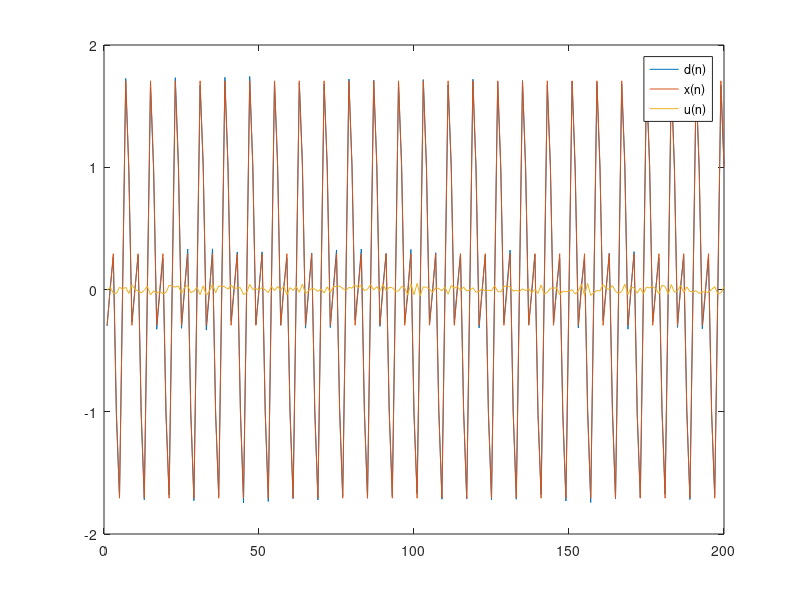
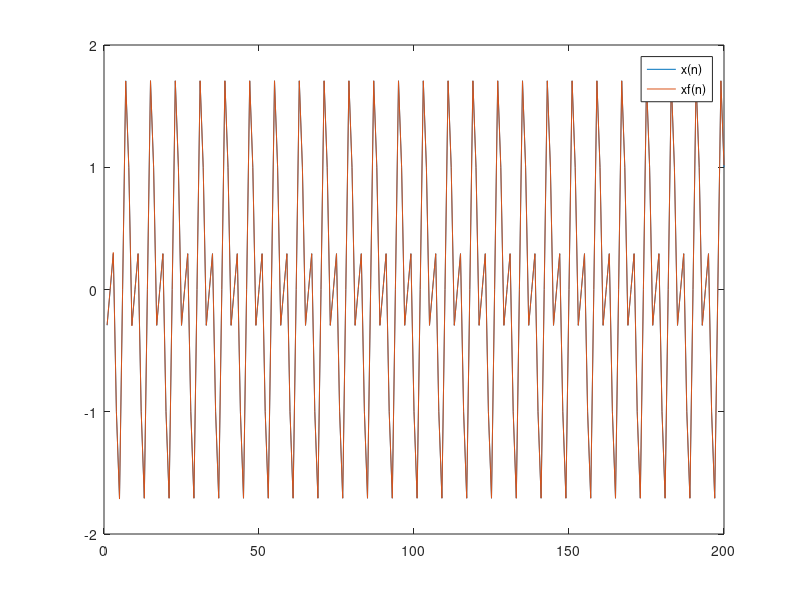
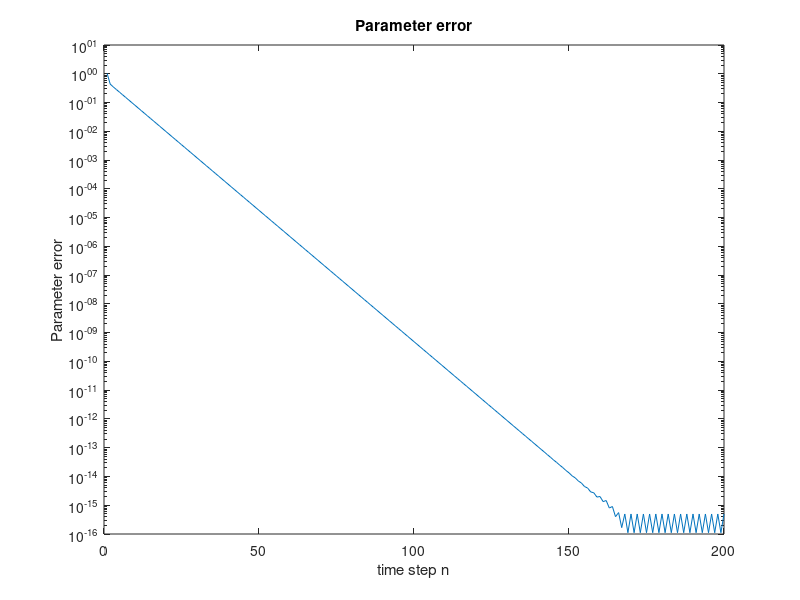
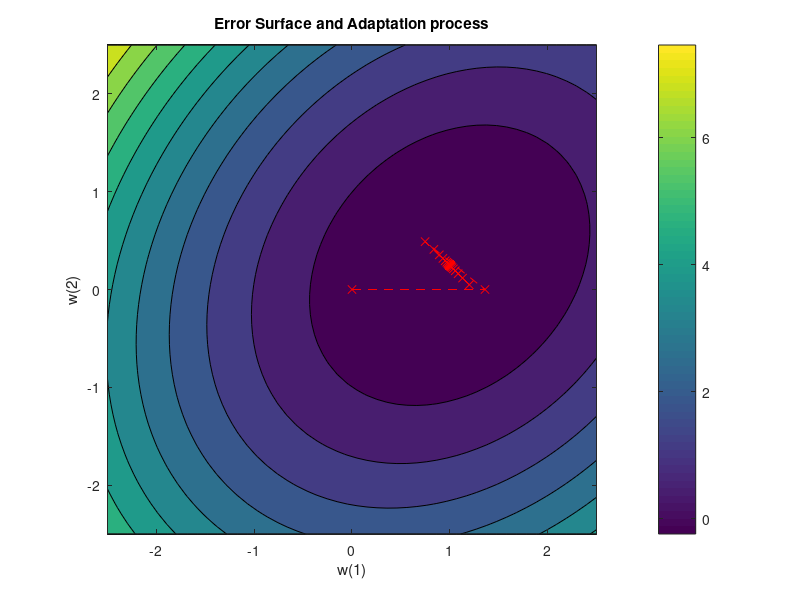

These charts were generated, in order, by the following MATLAB code:
%% Adaptive Digital Filters - Homework 1
%% Method of Steepest Descend
%% Author: Ioannis Antoniadis 7137, April 2014 

clear

%% Section 1 - Definition of input signals
% Number of discrete time values
n = 200;

% Input signal x(n)
x = zeros(n,1);
% Initial phase of x
phase = pi/2; 
for i=1:1:n
    x(i) = sin(i*pi/4+phase) + cos(i*pi/2+phase);
end

% White noise signal v(n)
% Variance of v(n) = 0.34
% Construction of v(n)
v = rand(n,1);
v = v - mean(v);
v = 0.34*v/norm(v);

% Filter input u(n) as  AR process
u = zeros(n,1);
u(1) = v(1);
for i=2:1:n
    u(i) = -0.25*u(i-1) + v(i);
end

% Desirable output d(n)
d = x + v;

figure(1)
plot([d x u])
legend({'d(n)', 'x(n)', 'u(n)'})

%% Section 2 - Optimum Wiener Solution
% autocorrelation E[u u']
R = [0.3626 -0.09; -0.09 0.3626];
lamda = eig(R);

% cross correlation E[u d]
p = [0.34; 0];

% optimum tap weights
wo = R \ p;                         

%% Section 3 - Steepest Descend Algorithm
% initialization of tap weights
w = [0; 0];
% convergence parameter
mu = 4;           

% Tap weights matrix for all n discrete moments
wt = zeros([2,n]); 
wt(:,1) = w;
% Output initialization
y = zeros(n, 1);

% Steepest Descend loop
s = [0; u];
for i=2:n
  w = w + mu*(p-R*w);
  wt(:,i) = w;
  y(i) = s(i:-1:i-1)' * w;
end

y(1)=[];
y(n)=0;

% Noise free final output
xf = d - y;

% Plot the original x(n) and the filtered output xf(n)
figure(2)
plot([x xf])
legend({'x(n)', 'xf(n)'})

%% Section 4 - Error parameters
figure(3)
we = (wt - wo*ones(1,n)).^2;
e = sqrt(sum(we));

semilogy(e);
xlabel('time step n');
ylabel('Parameter error');
title('Parameter error');

%% Section 5 - Contour Curves and Trajectories
L = 50;
ww = linspace(-2.5,2.5,L);

J = zeros([L,L]);
sigma2d = 0.1;

% Construct the error surface
for i=1:L
  for k=1:L
    wp = [ww(i); ww(k)];
    J(k,i) = sigma2d - 2*p'*wp + wp'*R*wp;
  end
end

min_J = min(J(:));
max_J = max(J(:));

levels = linspace(min_J,max_J,12);

figure(4)
contourf(ww, ww, J, levels); axis square
hold on

plot(wt(1,:), wt(2,:), 'xr--');
hold off
colorbar
xlabel('w(1)');
ylabel('w(2)');
title('Error Surface and Adaptation process');
